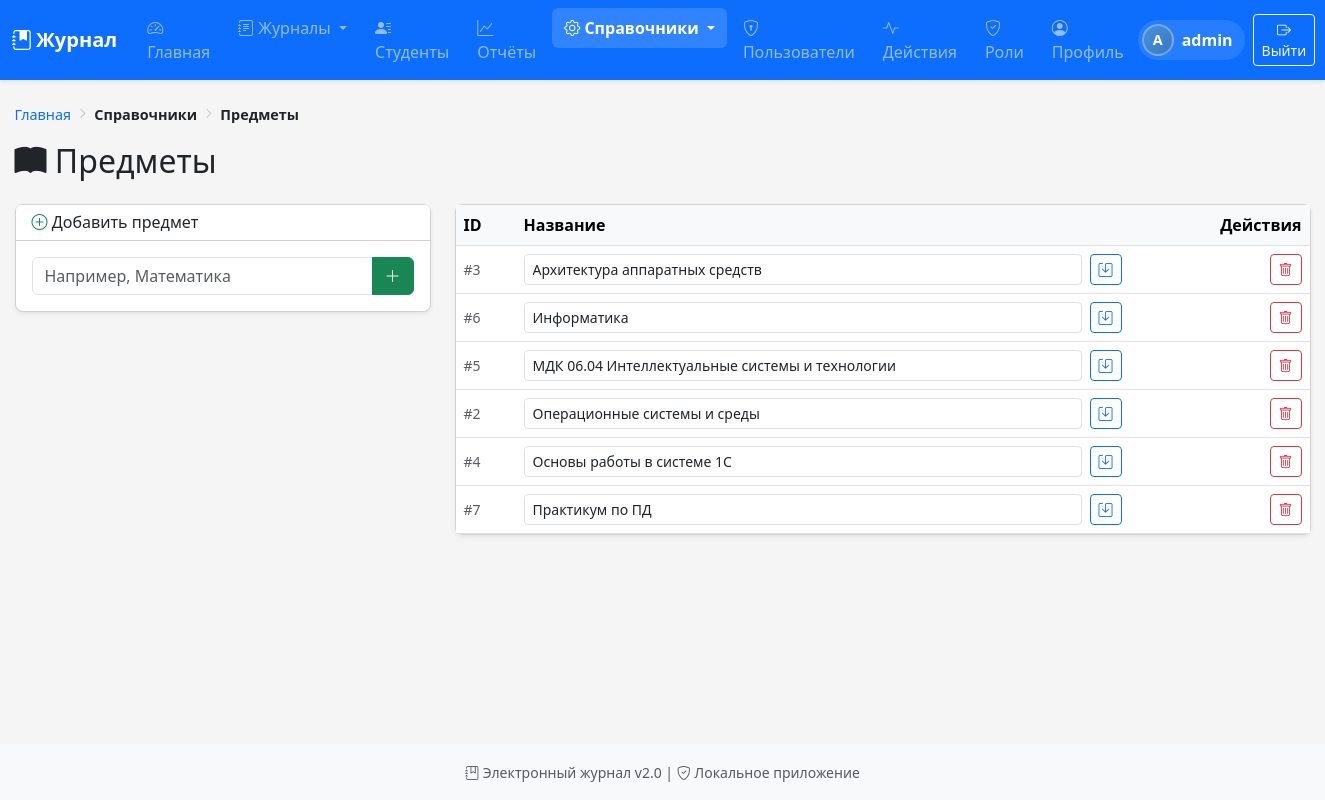
/subjects (signed in), run on the app's committed database.
### tables this page shows
CREATE TABLE subjects (
            id INTEGER PRIMARY KEY AUTOINCREMENT,
            name TEXT NOT NULL
        );

### routes.py (the view)
@main_bp.route('/subjects')
@login_required
def subjects():
    return render_template('subjects.html', subjects=Subject.get_all())

### models.py (called while the page is built)
def get_db():
    conn = sqlite3.connect(Config.DATABASE)
    conn.row_factory = sqlite3.Row
    conn.execute("PRAGMA foreign_keys = ON")
    return conn

    @staticmethod
    def get_all():
        conn = get_db()
        subjects = conn.execute("SELECT * FROM subjects ORDER BY name").fetchall()
        conn.close()
        return subjects

    @staticmethod
    def get_permissions_for_user_via_positions(uid):
        conn = get_db()
        rows = conn.execute('''
            SELECT DISTINCT p.code
            FROM user_positions up
            JOIN position_permissions pp ON pp.position_id = up.position_id
            JOIN permissions p ON p.id = pp.permission_id
            WHERE up.user_id = ?
        ''', (uid,)).fetchall()
        conn.close()
        return [r['code'] for r in rows]

    @staticmethod
    def get_personal_permissions(uid):
        conn = get_db()
        permissions = conn.execute('''
            SELECT p.code FROM permissions p
            JOIN user_permissions up ON p.id=up.permission_id
            WHERE up.user_id=?
        ''', (uid,)).fetchall()
        conn.close()
        return [p['code'] for p in permissions]

    @staticmethod
    def get_user_permissions(uid):
        personal = set(Permission.get_personal_permissions(uid))
        from_roles = set(PositionPermission.get_permissions_for_user_via_positions(uid))
        return sorted(personal | from_roles)

    @staticmethod
    def has_permission(uid, code):
        perms = Permission.get_user_permissions(uid)
        return code in perms

### routes.py (called while the page is built)
@main_bp.context_processor
def utility_processor():
    def has_permission(permission_code):
        if 'user_id' in session:
            return Permission.has_permission(session['user_id'], permission_code)
        return False
    def get_semesters(gsid):
        return GroupSubject.get_semesters(gsid)
    def get_hours(gsid, semester):
        return GroupSubject.get_hours(gsid, semester)
    return dict(
        has_permission=has_permission,
        get_semesters=get_semesters,
        get_hours=get_hours
    )

### templates/subjects.html (shortened to what this page needs)
{% extends "base.html" %}
{% from "_breadcrumbs.html" import breadcrumbs %}
{% block breadcrumbs %}
    {{ breadcrumbs([
        ('Главная', url_for('main.dashboard')),
        ('Справочники', None),
        ('Предметы', None),
    ]) }}
{% endblock %}
{% block content %}
<h2 class="mb-4">
    <i class="bi bi-book-fill"></i> Предметы
</h2>
<div class="row">
    <div class="col-12 col-md-5 col-lg-4 mb-3">
        <div class="card shadow-sm">
            <div class="card-header bg-white">
                <h6 class="mb-0">
                    <i class="bi bi-plus-circle text-success"></i>
                    Добавить предмет
                </h6>
            </div>
            <div class="card-body">
                <form method="POST" action="{{ url_for('main.add_subject') }}">
                    <div class="input-group">
                        <input type="text" name="name" class="form-control no-emoji"
                               placeholder="Например, Математика" required>
                        <button class="btn btn-success" type="submit">
                            <i class="bi bi-plus-lg"></i>
                        </button>
                    </div>
                </form>
            </div>
        </div>
    </div>
    <div class="col-12 col-md-7 col-lg-8">
        <div class="card shadow-sm">
            <div class="table-responsive">
                <table class="table table-hover align-middle mb-0">
                    <thead class="table-light">
                        <tr>
                            <th style="width: 60px;">ID</th>
                            <th>Название</th>
                            <th class="text-end" style="width: 180px;">Действия</th>
                        </tr>
                    </thead>
                    <tbody>
                    {% for s in subjects %}
                        <tr>
                            <td class="text-muted small">#{{ s.id }}</td>
                            <td>
                                <form method="POST" action="{{ url_for('main.edit_subject', sid=s.id) }}"
                                      class="d-flex gap-2 align-items-center">
                                    <input type="text" name="name" class="form-control form-control-sm no-emoji"
                                           value="{{ s.name }}" required>
                                    <button type="submit" class="btn btn-sm btn-outline-primary" title="Сохранить">
                                        <i class="bi bi-save"></i>
                                    </button>
                                </form>
                            </td>
                            <td class="text-end">
                                <a href="{{ url_for('main.delete_subject', sid=s.id) }}"
                                   class="btn btn-sm btn-outline-danger"
                                   onclick="return confirm('Удалить предмет «{{ s.name }}»?');">
                                    <i class="bi bi-trash"></i>
                                </a>
                            </td>
                        </tr>
                    {% endfor %}
                    </tbody>
                </table>
            </div>
        </div>
    </div>
</div>
{% endblock %}

### static/style.css (style rules this page uses)
body { background-color: #f5f5f5; min-height: 100vh; display: flex; flex-direction: column; }
.btn { transition: all 0.15s ease; }
.card { border-radius: 8px; transition: transform 0.15s, box-shadow 0.15s; }
.card.shadow-sm { box-shadow: 0 0.125rem 0.25rem rgba(0, 0, 0, 0.075) !important; }

### templates/base.html (style rules this page uses)
html { scroll-behavior: smooth; }
body { min-height: 100vh; display: flex; flex-direction: column; }

### data on the page
subjects: id "3", name "Архитектура аппаратных средств"
subjects: id "6", name "Информатика"
subjects: id "5", name "МДК 06.04 Интеллектуальные системы и технологии"
subjects: id "2", name "Операционные системы и среды"
subjects: id "4", name "Основы работы в системе 1С"
subjects: id "7", name "Практикум по ПД"

### other printed values
{{ session.username[0]|upper }} "A"
{{ session.username }} "admin"
{{ label }} "Главная"
{{ label }} "Справочники" "Предметы"
